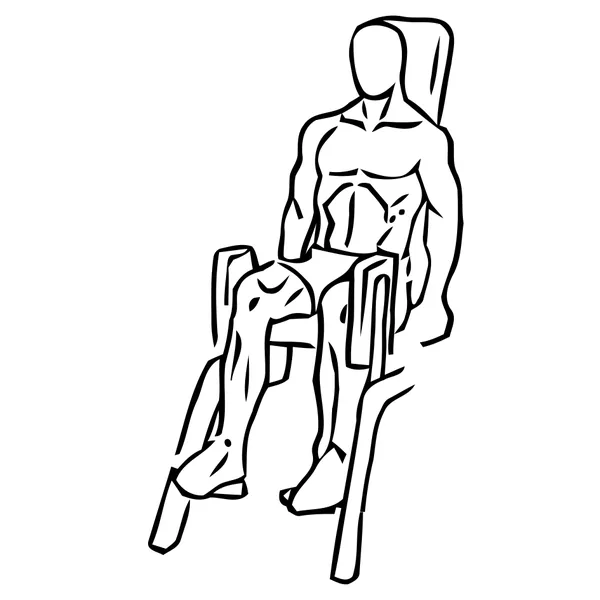
#> input picture web/imagenes/ejercicios/anim/abductores-en-maquina.webp, 600 x 600 px
$ python quitar_orejas.py ../web/imagenes/ejercicios/anim/abductores-en-maquina.webp
#> lines starting #> are read from the running program, lines starting #| are printed output that depends on the picture; after the words box and inside, x2 and y2 are one past the last pixel; in counts of white or black regions, pixels touching at a corner belong together
"""Quita las orejas de una cabeza vista de frente (o de espaldas): los bultos que sobresalen del óvalo a los
lados. Busca la cabeza (lo más alto del dibujo, o la que se le diga con --cabeza x,y), mide el borde del óvalo
fila a fila, y donde el borde salta hacia fuera (la oreja) borra lo que sobresale y cierra el contorno con una
línea entre el punto de arriba y el de abajo de la oreja.
Uso: python quitar_orejas.py <webp> [--cabeza x,y] [--prueba salida.png]"""
import sys
import numpy as np
from PIL import Image, ImageDraw, ImageSequence

args = sys.argv[1:]
ruta = args[0]
cabeza = None
prueba = None
if '--cabeza' in args:
    cabeza = tuple(int(v) for v in args[args.index('--cabeza') + 1].split(','))
if '--prueba' in args:
    prueba = args[args.index('--prueba') + 1]

im = Image.open(ruta)
#> im is the input picture: PIL image 600x600 RGBA; mean R, G, B, A 238.5, 238.5, 238.5, 255
fr, dur = [], []
for i in range(getattr(im, 'n_frames', 1)):
    im.seek(i); im.load(); fr.append(im.convert('RGB').copy()); dur.append(im.info.get('duration'))
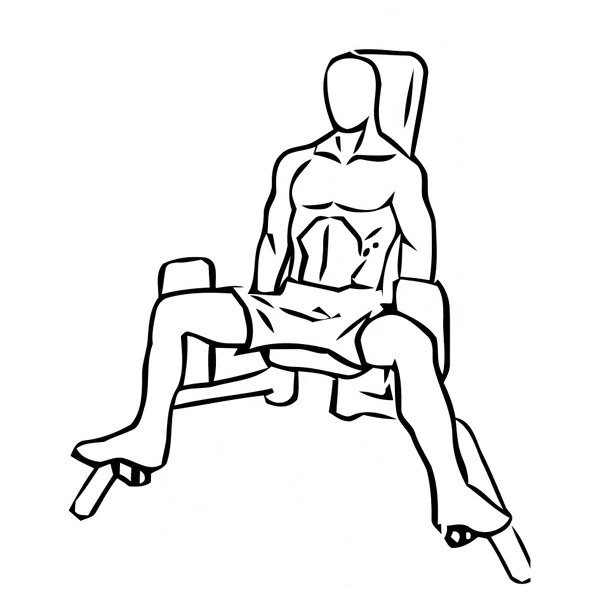
#> im: PIL image 600x600 RGBA; mean R, G, B, A 239.7, 239.7, 239.7, 255
#> after the loop, dur = [900, 900]; fr = 2 items


def arreglar(f):
    a = np.array(f.convert('L')) < 200
    if cabeza:
        cx, y0 = cabeza
        # sube hasta lo alto de la cabeza
        col = np.nonzero(a[:y0 + 1, cx])[0]
        y0 = col.min() if len(col) else y0
    else:
        ys, xs = np.nonzero(a)
        y0 = ys.min()
        cx = int(np.median(xs[ys < y0 + 15]))
    # alto de la cabeza: baja por el centro hasta la barbilla (la primera tinta tras el hueco de la cara)
    columna = a[y0:, cx]
    hueco = np.nonzero(~columna)[0]
    if not len(hueco):
        return f, 'sin cabeza'
    dentro = hueco[0]
    tras = np.nonzero(columna[dentro:])[0]
    alto = (tras[0] + dentro) if len(tras) else 80
    d = ImageDraw.Draw(f)
    hecho = []
    for lado in (-1, 1):
        bordes = {}
        for y in range(y0 + 2, y0 + alto):
            fila = a[y]
            # desde el centro hacia fuera, primera tinta = borde interior del contorno
            xs = range(cx, cx + lado * (alto + 30), lado)
            x_borde = next((x for x in xs if 0 <= x < fila.size and fila[x]), None)
            if x_borde is None:
                continue
            # recorre el trazo y lo que haya pegado hacia fuera
            x = x_borde
            while 0 <= x + lado < fila.size and fila[x + lado]:
                x += lado
            # deja un hueco de hasta 4 píxeles por si la oreja va separada del contorno
            fin = x
            for salto in range(1, 6):
                xx = x + lado * salto
                if 0 <= xx < fila.size and fila[xx]:
                    fin = xx
                    while 0 <= fin + lado < fila.size and fila[fin + lado]:
                        fin += lado
            bordes[y] = (x_borde, fin)
        ys = sorted(bordes)
        if len(ys) < 10:
            continue
        # anchura del trazo normal y filas en las que sobresale algo más (la oreja)
        anchos = np.array([abs(bordes[y][1] - bordes[y][0]) for y in ys])
        normal = np.median(anchos)
        marcadas = [y for y, an in zip(ys, anchos) if an > normal + 2 and y > y0 + alto * 0.3 and y < y0 + alto * 0.85]
        if len(marcadas) < 4:
            continue
        # el primer bloque seguido (con huecos de una o dos filas): la oreja, no la mandíbula
        bloque = [marcadas[0]]
        for y in marcadas[1:]:
            if y - bloque[-1] <= 3:
                bloque.append(y)
            else:
                break
        if len(bloque) < 4:
            continue
        ya, yb = min(bloque) - 2, max(bloque) + 2
        for y in range(ya, yb + 1):
            if y in bordes:
                xb, fin = bordes[y]
                x0, x1 = sorted((xb + lado * 1, fin + lado * 3))
                d.line((x0, y, x1, y), fill='white')
        # el contorno, seguido
        pa = bordes.get(ya - 1, bordes[ya]); pb = bordes.get(yb + 1, bordes[yb])
        d.line((pa[0] + lado, ya - 1, pb[0] + lado, yb + 1), fill='black', width=max(2, int(round(normal))))
        hecho.append((lado, ya, yb))
    return f, hecho


out = []
for f in fr:
    g, info = arreglar(f)
    print(info)
    out.append(g)
#> this loop made 2 passes
#> (y0 in arreglar, cx in arreglar, dentro in arreglar, alto in arreglar) on passes 1 to 2: (15, 395, 6, 11), (49, 370, 6, 10)
#> pass 1, in arreglar, `a = np.array(f.convert('L')) < 200`:
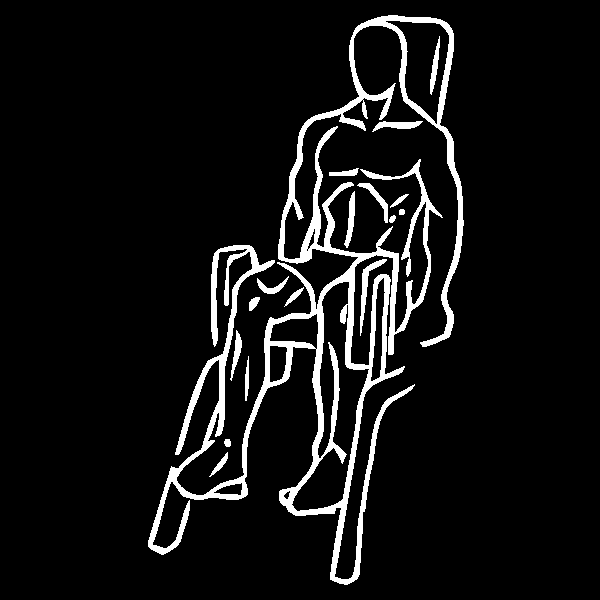
#> a: shape (600, 600) bool; 7.3% white; 17 white regions, largest, box (x1, y1, x2, y2) and area: (148, 15, 464, 585) 23645, (360, 259, 387, 336) 404, (344, 191, 355, 248) 293
#> pass 2, in arreglar (call 2), `a = np.array(f.convert('L')) < 200`:
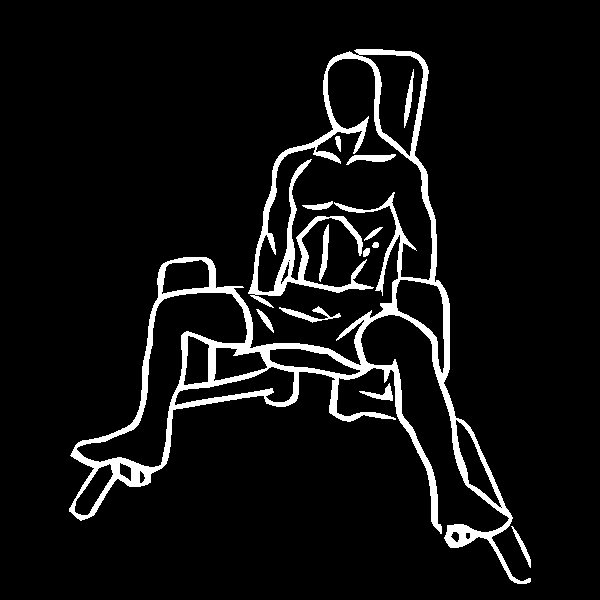
#> a: shape (600, 600) bool; 6.8% white; 13 white regions, largest, box (x1, y1, x2, y2) and area: (69, 49, 531, 584) 22411, (279, 306, 341, 323) 317, (319, 224, 329, 282) 277
#> after the loop, out = 2 items
if prueba:
    w = sum(min(g.width, 300) for g in out)
    o = Image.new('RGB', (300 * len(out), 300), 'white')
    for i, g in enumerate(out):
        a = np.array(g.convert('L')) < 150
        ys, xs = np.nonzero(a); y0 = ys.min(); cx = int(np.median(xs[ys < y0 + 15]))
        o.paste(g.crop((cx - 60, y0 - 5, cx + 60, y0 + 115)).resize((300, 300)), (i * 300, 0))
    o.save(prueba)
else:
    if len(out) > 1:
        out[0].save(ruta, 'WEBP', save_all=True, append_images=out[1:], duration=dur, loop=0, quality=82, method=6)
    else:
        out[0].save(ruta, 'WEBP', quality=82, method=6)

$ run again, on web/imagenes/ejercicios/anim/aperturas-con-mancuernas.webp
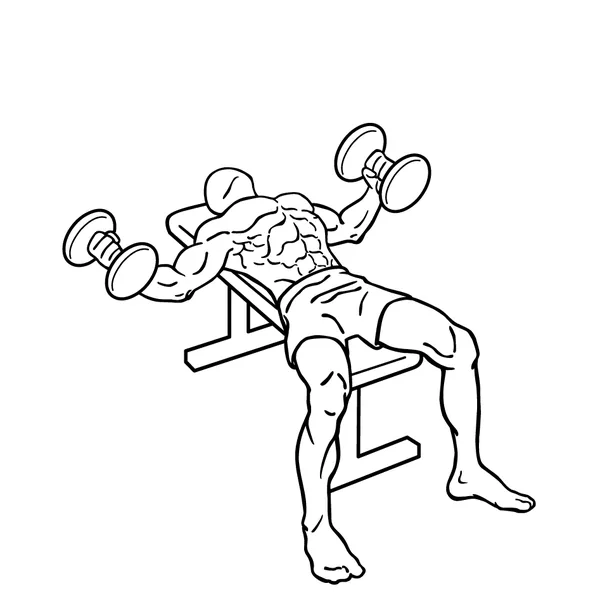
#> input picture web/imagenes/ejercicios/anim/aperturas-con-mancuernas.webp, 600 x 600 px
#> im is the input picture: PIL image 600x600 RGBA; mean R, G, B, A 243.6, 243.6, 243.6, 255
#> after the loop `for i in range(getattr(im, 'n_frames', 1)):`: dur = [900, 900]; fr = 2 items
#> the loop `for f in fr:` made 2 passes
#> (y0 in arreglar, cx in arreglar, dentro in arreglar, alto in arreglar) on passes 1 to 2: (123, 366, 4, 8), (15, 246, 0, 1)
#> (printed output is left out)
#> pass 1, in arreglar, `a = np.array(f.convert('L')) < 200`:
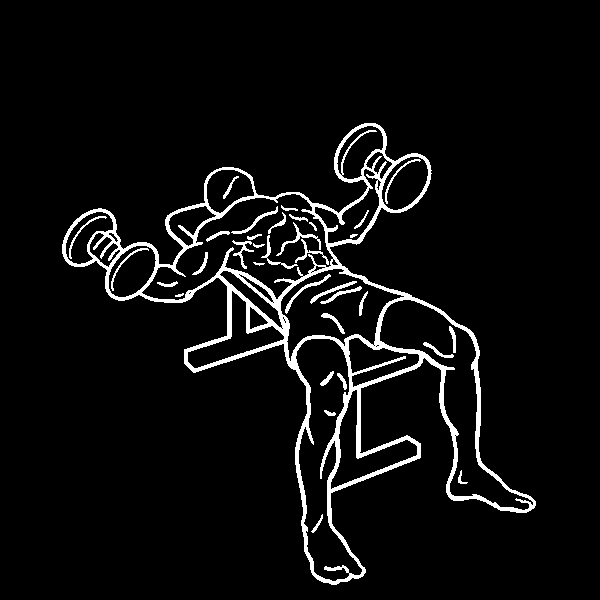
#> a: shape (600, 600) bool; 5.3% white; 35 white regions, largest, box (x1, y1, x2, y2) and area: (62, 123, 536, 585) 16096, (276, 222, 321, 256) 201, (285, 274, 331, 314) 191
#> pass 2, in arreglar (call 2), `a = np.array(f.convert('L')) < 200`:
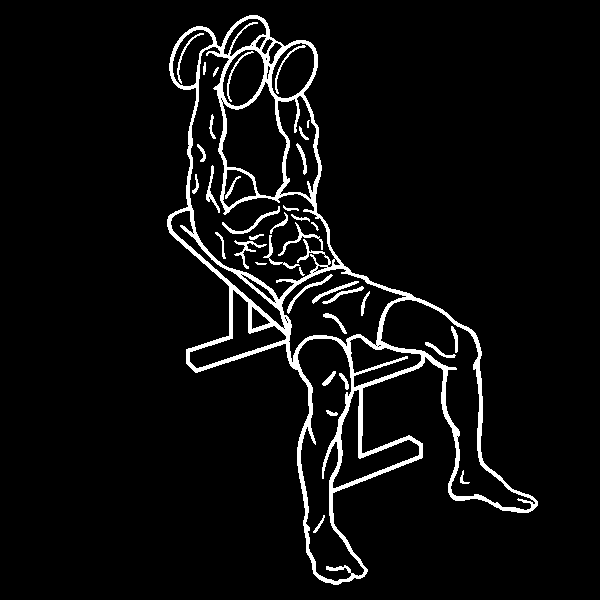
#> a: shape (600, 600) bool; 5.4% white; 38 white regions (1 under 20 px), largest, box (x1, y1, x2, y2) and area: (167, 15, 538, 585) 16177, (222, 206, 280, 234) 223, (278, 222, 323, 256) 202

$ run again, on web/imagenes/ejercicios/anim/bicicleta-de-aire.webp
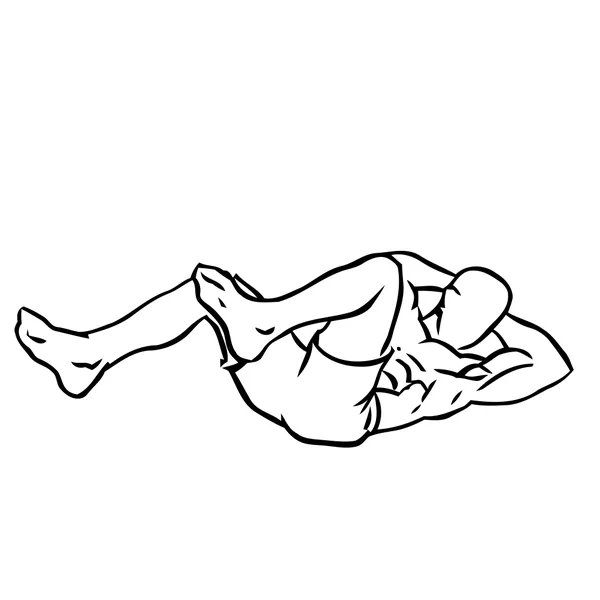
#> input picture web/imagenes/ejercicios/anim/bicicleta-de-aire.webp, 600 x 600 px
#> im is the input picture: PIL image 600x600 RGBA; mean R, G, B, A 245.8, 245.8, 245.8, 255
#> after the loop `for i in range(getattr(im, 'n_frames', 1)):`: dur = [900, 900]; fr = 2 items
#> the loop `for f in fr:` made 2 passes
#> (y0 in arreglar, cx in arreglar, dentro in arreglar, alto in arreglar, info) on pass 1: (251, 390, 9, 74, [(-1, 308, 315), (1, 278, 285)])
#> (printed output is left out)
#> pass 1, in arreglar, `a = np.array(f.convert('L')) < 200`:
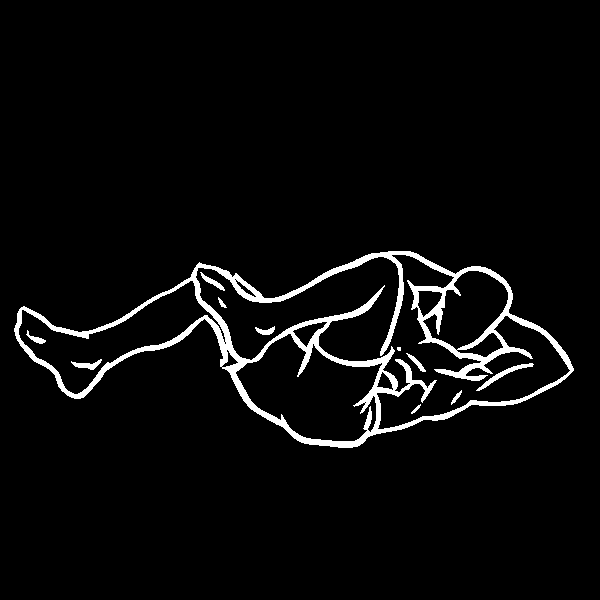
#> a: shape (600, 600) bool; 4.1% white; 11 white regions (1 under 20 px), largest, box (x1, y1, x2, y2) and area: (14, 251, 574, 448) 13721, (476, 363, 534, 391) 266, (71, 359, 102, 370) 148
#> pass 2, in arreglar (call 2), `a = np.array(f.convert('L')) < 200`:
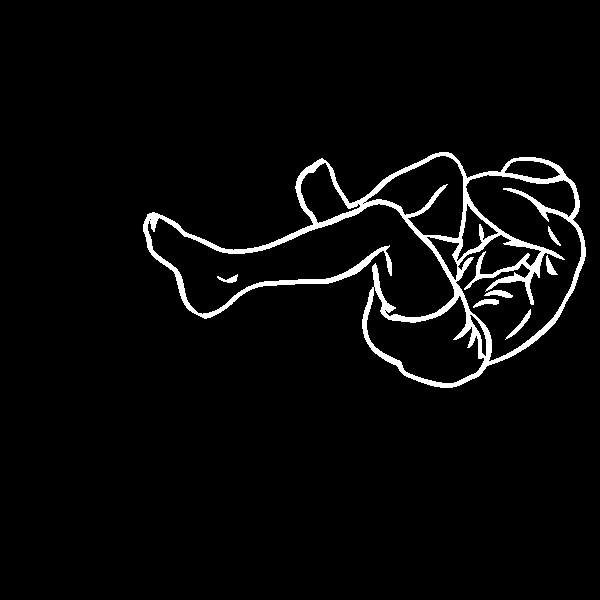
#> a: shape (600, 600) bool; 3.7% white; 7 white regions, largest, box (x1, y1, x2, y2) and area: (143, 152, 586, 388) 12571, (505, 309, 531, 340) 149, (484, 290, 513, 298) 134

$ run again, on web/imagenes/ejercicios/anim/buenos-dias.webp
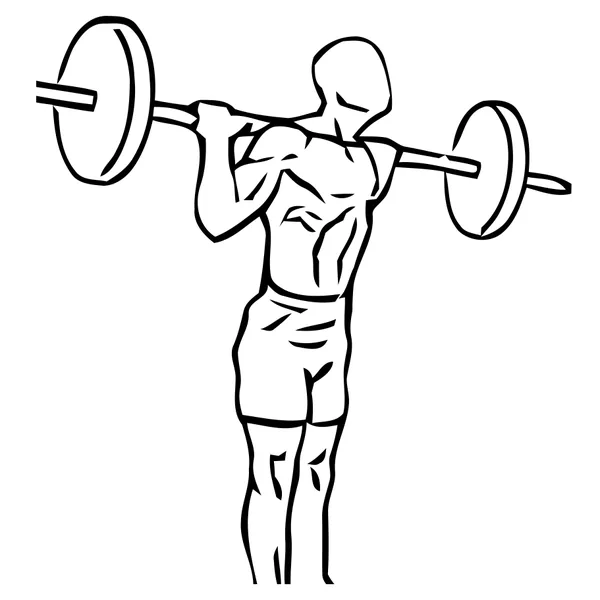
#> input picture web/imagenes/ejercicios/anim/buenos-dias.webp, 600 x 600 px
#> im is the input picture: PIL image 600x600 RGBA; mean R, G, B, A 238.6, 238.6, 238.6, 255
#> after the loop `for i in range(getattr(im, 'n_frames', 1)):`: dur = [900, 900]; fr = 2 items
#> the loop `for f in fr:` made 2 passes
#> (y0 in arreglar, cx in arreglar, dentro in arreglar, alto in arreglar, info) on pass 1: (16, 111, 8, 142, [(-1, 81, 97)])
#> (printed output is left out)
#> pass 1, in arreglar, `a = np.array(f.convert('L')) < 200`:
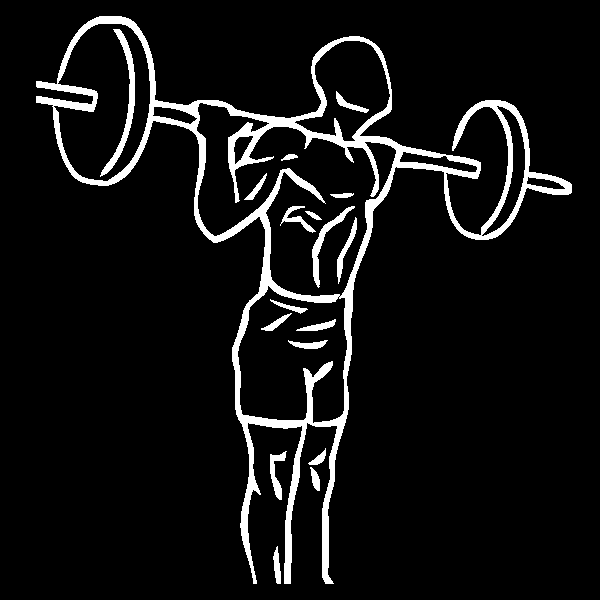
#> a: shape (600, 600) bool; 7.2% white; 18 white regions, largest, box (x1, y1, x2, y2) and area: (36, 16, 572, 584) 21688, (100, 29, 135, 177) 941, (312, 206, 355, 288) 561
#> pass 2, in arreglar (call 2), `a = np.array(f.convert('L')) < 200`:
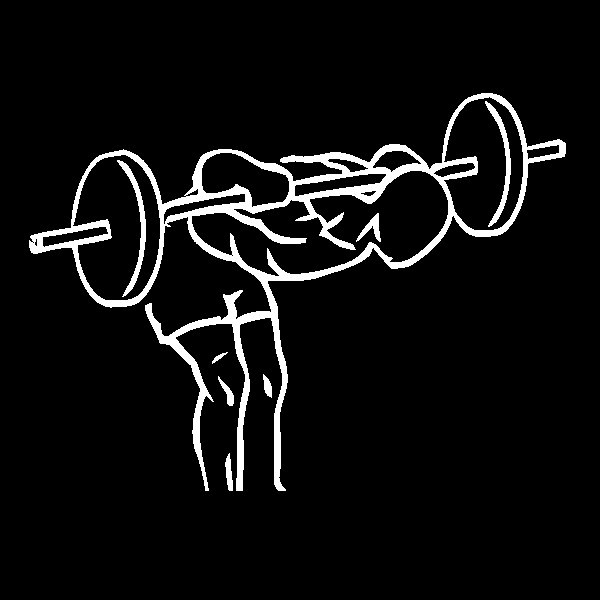
#> a: shape (600, 600) bool; 6.1% white; 8 white regions, largest, box (x1, y1, x2, y2) and area: (29, 93, 566, 491) 19664, (117, 160, 146, 297) 751, (485, 101, 511, 227) 681
